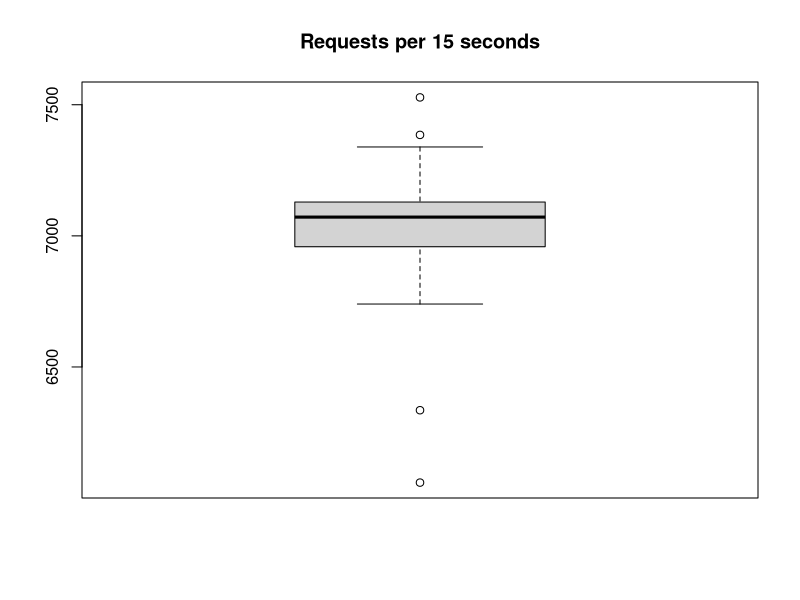
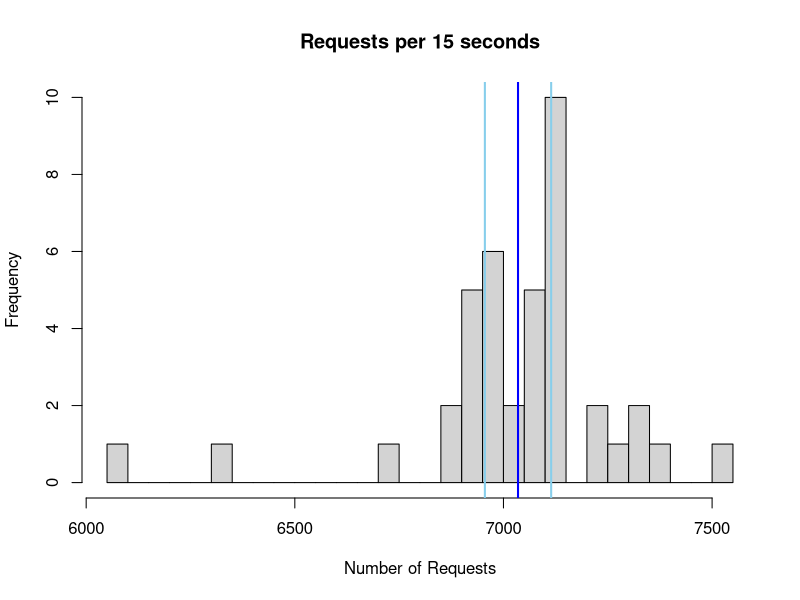

Here is the R script that generated these plots, in order:
# Set working directory.
setwd("/home/fabian/programming/sa4e/portfolio2/benchmark")

# Read the latencies from the text file
latencies <- as.numeric(readLines("./results.txt"))

# Summary statistics
summary(latencies)

boxplot(latencies, main = "Requests per 15 seconds")

# Compute mean and 95% confidence interval
results <- t.test(latencies, conf.level = 0.95)

mean_latency <- results$estimate
ci_lower <- results$conf.int[1]
ci_upper <- results$conf.int[2]

# Plot the distribution
hist(latencies, main = paste0("Requests per 15 seconds"), xlab = "Number of Requests", breaks = 30)

# Plot mean and confidence interval
abline(v = mean_latency, col = "blue", lwd = 2)
abline(v = ci_upper, col = "skyblue", lwd = 2)
abline(v = ci_lower, col = "skyblue", lwd = 2)
